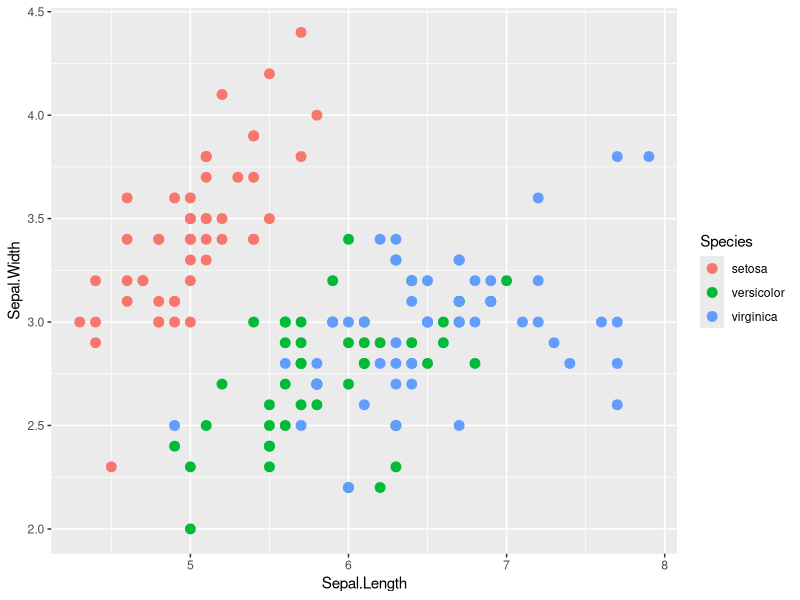
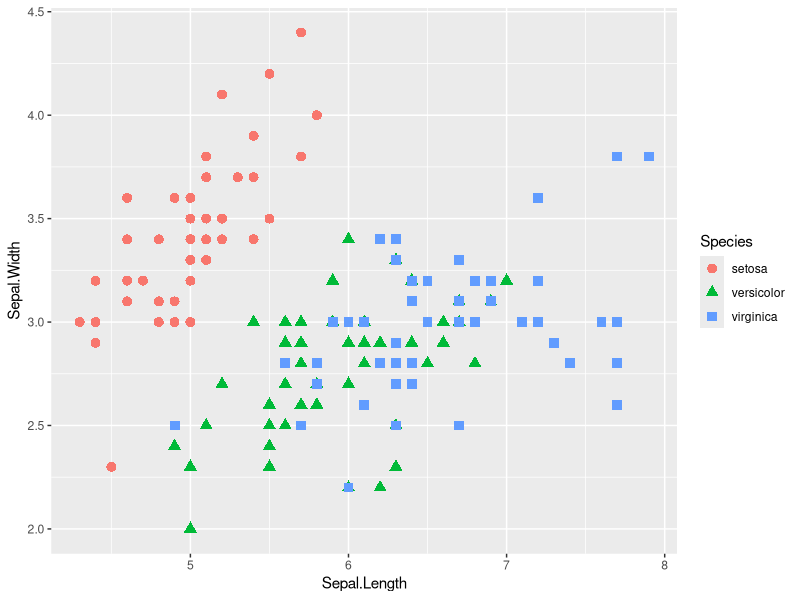
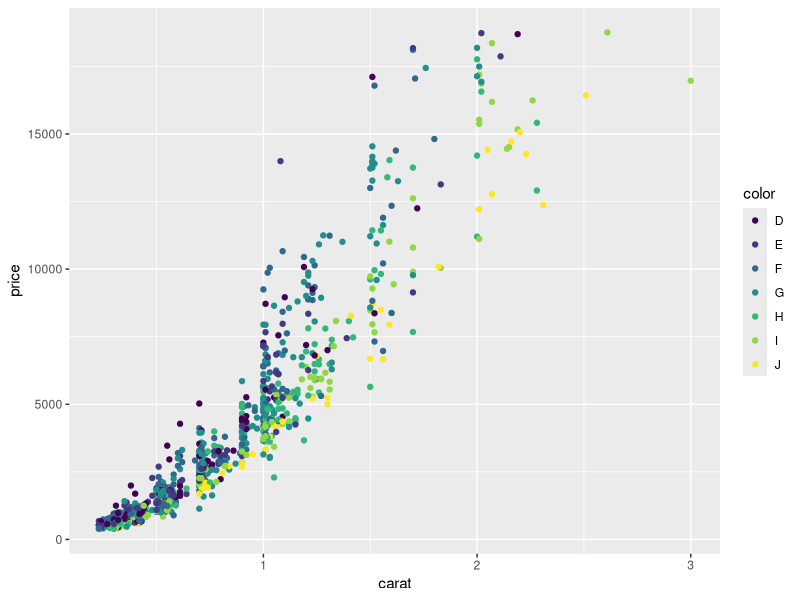
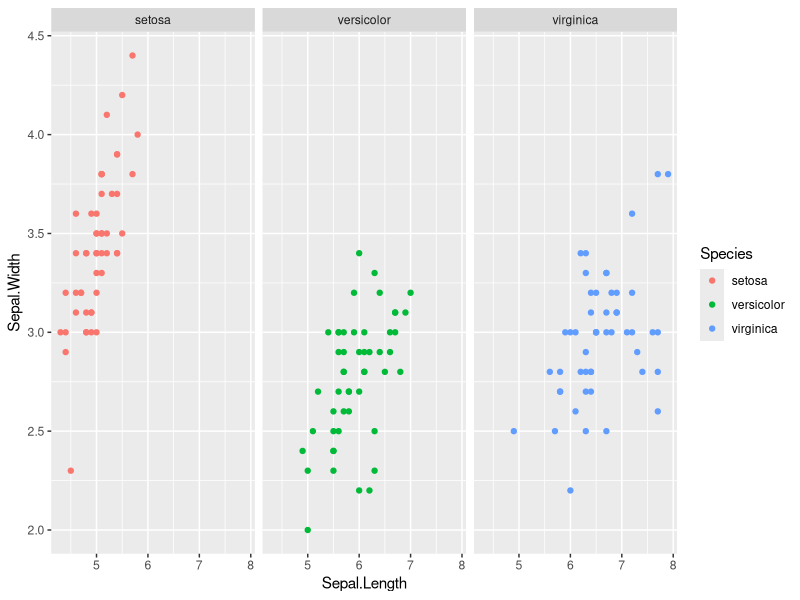
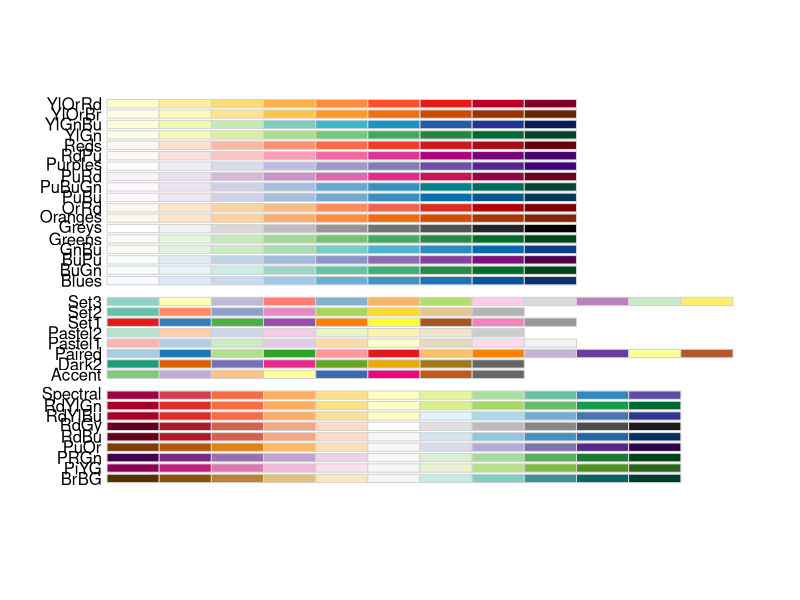
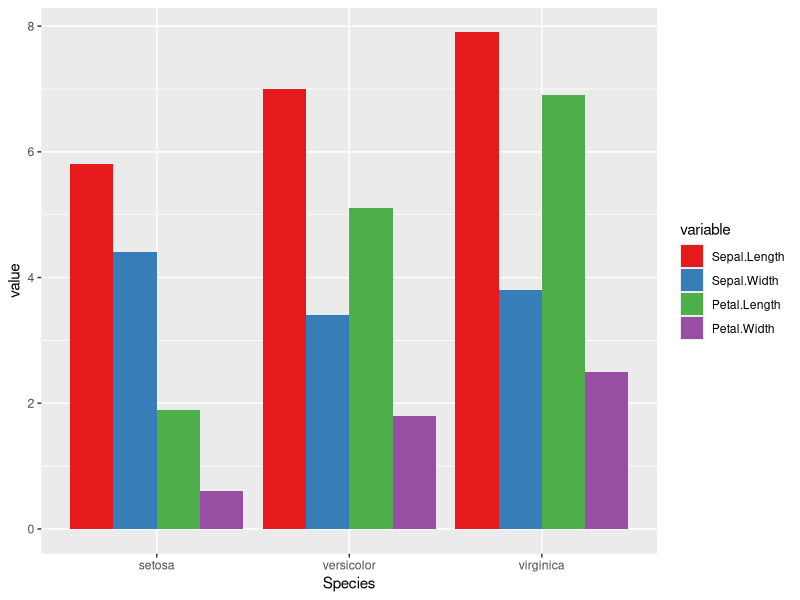

Here is the R script that generated these plots, in order:
#Lidens Cheng
#Feb 21, 2015

install.packages("ggplot2", dependencies = TRUE)
install.packages("plyr")
install.packages("ggthemes")
install.packages("reshape2")

library("ggplot2")
library("reshape2")
library("ggthemes")
library("reshape2")

myplot <- ggplot(data = iris, aes(x = Sepal.Length, y = Sepal.Width, color = Species)) + 
  geom_point(size=3) #separae species by different colors
myplot

ggplot(iris, aes(x = Sepal.Length, y = Sepal.Width, color = Species)) + 
  geom_point(aes(shape= Species), size = 3) #separate species by different shapes also

d2 <- diamonds[sample(1:dim(diamonds)[1], 1000), ] #samples a random group from diamonds
ggplot(d2, aes(x= carat, y = price, color = color))+ 
  geom_point()

library(MASS)
myplot <- ggplot(birthwt, aes(factor(race), bwt)) + geom_boxplot()
summary(myplot)

ggplot(iris, aes(x = Sepal.Length, y = Sepal.Width, color = Species)) + 
  geom_point()+ facet_grid(. ~ Species)
#facet grid 
#facet wrap 

library(RColorBrewer)
display.brewer.all()

df <- melt(iris, id.vars = "Species")
ggplot(df, aes(Species, value, fill=variable))+
  geom_bar(stat= "identity", position="dodge")+
  scale_fill_brewer(palette ="Set1")
